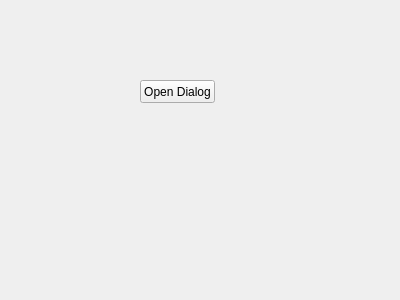
<?xml version="1.0" encoding="UTF-8"?>
<ui version="4.0">
 <class>Widget</class>
 <widget class="QWidget" name="Widget">
  <property name="geometry">
   <rect>
    <x>0</x>
    <y>0</y>
    <width>400</width>
    <height>300</height>
   </rect>
  </property>
  <property name="windowTitle">
   <string>Form</string>
  </property>
  <widget class="QPushButton" name="btn">
   <property name="geometry">
    <rect>
     <x>140</x>
     <y>80</y>
     <width>75</width>
     <height>23</height>
    </rect>
   </property>
   <property name="text">
    <string>Open Dialog</string>
   </property>
  </widget>
 </widget>
 <resources/>
 <connections/>
</ui>
